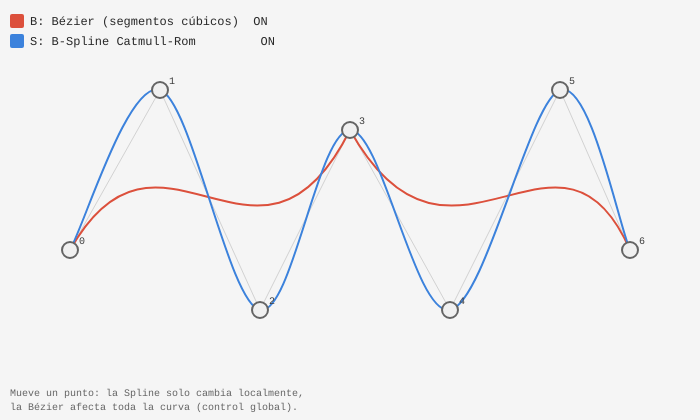
Frame 1 (no input)
Frame 60 (no input): identical to frame 1, image omitted
Frame 120 (the mouse pressed at the canvas centre since frame 60): identical to frame 1, image omitted

The p5.js sketch that drew this single still picture (run headless with seeded random() and noise() and a simulated clock; from frame 60 on, the mouse is pressed at the canvas centre):

// p5.js sketch
// ── sketch.js
// CAPÍTULO 6 — Desafío 2: Comparación Bézier vs B-Spline
// Los mismos puntos de control, dos tipos de curva
// Diferencia clave: control LOCAL (B-Spline) vs GLOBAL (Bézier)

let puntos;
let arrastrado;
let mostrarBezier;
let mostrarSpline;
const RADIO = 10;
 
function setup() {
  createCanvas(700, 420);
  arrastrado   = -1;
  mostrarBezier = true;
  mostrarSpline = true;
  resetPuntos();
}
 
function resetPuntos() {
  // 7 puntos para que haya múltiples segmentos en la spline
  puntos = [
    { x:  70, y: 250 },
    { x: 160, y:  90 },
    { x: 260, y: 310 },
    { x: 350, y: 130 },
    { x: 450, y: 310 },
    { x: 560, y:  90 },
    { x: 630, y: 250 },
  ];
}
 
function draw() {
  background(245);
 
  // Poligono de Control
  stroke(210);
  strokeWeight(1);
  noFill();
  beginShape();
  for (let p of puntos) vertex(p.x, p.y);
  endShape();
 
  // Curva Bezier de Alto Grado
  if (mostrarBezier && puntos.length >= 4) {
    stroke(220, 80, 60);
    strokeWeight(2);
    noFill();
    for (let i = 0; i + 3 < puntos.length; i += 3) {
      bezier(
        puntos[i].x,   puntos[i].y,
        puntos[i+1].x, puntos[i+1].y,
        puntos[i+2].x, puntos[i+2].y,
        puntos[i+3].x, puntos[i+3].y
      );
    }
  }
 
  // Curva B-Spline (Catmull-Rom)
  if (mostrarSpline && puntos.length >= 4) {
    stroke(60, 130, 220);
    strokeWeight(2);
    noFill();
    beginShape();
    curveVertex(puntos[0].x, puntos[0].y); // guía inicial
    for (let p of puntos) curveVertex(p.x, p.y);
    curveVertex(puntos[puntos.length-1].x, puntos[puntos.length-1].y); // guía final
    endShape();
  }
 
  // Puntos de Control
  for (let i = 0; i < puntos.length; i++) {
    let p = puntos[i];
    stroke(100);
    strokeWeight(2);
    fill(arrastrado === i ? 255 : 240);
    circle(p.x, p.y, 16);
    noStroke();
    fill(60);
    textSize(10);
    textFont('monospace');
    text(i, p.x + 9, p.y - 6);
  }
 
  // Leyenda
  noStroke();
  textSize(12);
  textFont('monospace');
 
  // Bézier
  fill(220, 80, 60, mostrarBezier ? 255 : 120);
  rect(10, 14, 14, 14, 2);
  fill(mostrarBezier ? 40 : 160);
  text(`B: Bézier (segmentos cúbicos)  ${mostrarBezier?'ON':'OFF'}`, 30, 25);
 
  // B-Spline
  fill(60, 130, 220, mostrarSpline ? 255 : 120);
  rect(10, 34, 14, 14, 2);
  fill(mostrarSpline ? 40 : 160);
  text(`S: B-Spline Catmull-Rom         ${mostrarSpline?'ON':'OFF'}`, 30, 45);
 
  // Nota diferencia clave
  fill(100);
  textSize(10);
  text('Mueve un punto: la Spline solo cambia localmente,', 10, height - 24);
  text('la Bézier afecta toda la curva (control global).', 10, height - 10);
}
 
function mousePressed() {
  for (let i = 0; i < puntos.length; i++) {
    if (dist(mouseX, mouseY, puntos[i].x, puntos[i].y) < RADIO + 3) {
      arrastrado = i;
      return;
    }
  }
}
 
function mouseDragged() {
  if (arrastrado !== -1) {
    puntos[arrastrado].x = mouseX;
    puntos[arrastrado].y = mouseY;
  }
}
 
function mouseReleased() { arrastrado = -1; }
 
function keyPressed() {
  if (key === 'b' || key === 'B') mostrarBezier = !mostrarBezier;
  if (key === 's' || key === 'S') mostrarSpline = !mostrarSpline;
  if (key === 'r' || key === 'R') resetPuntos();
}
